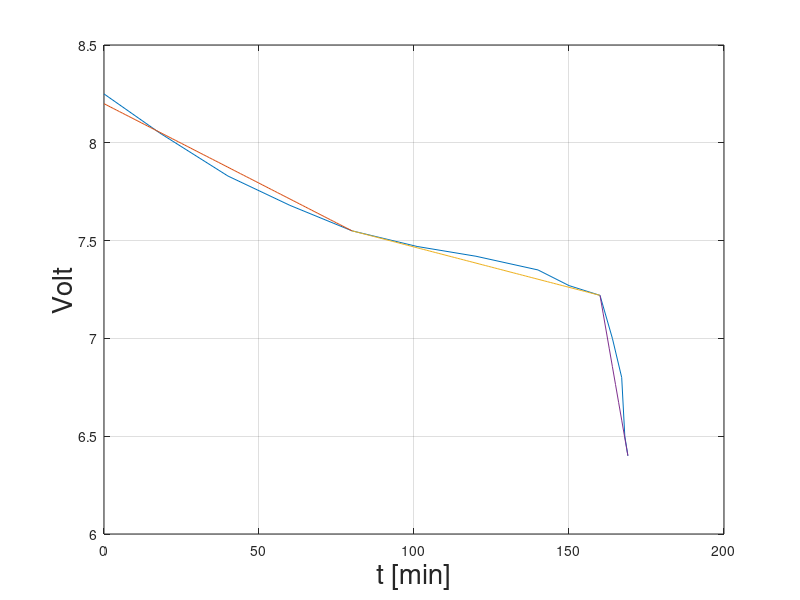
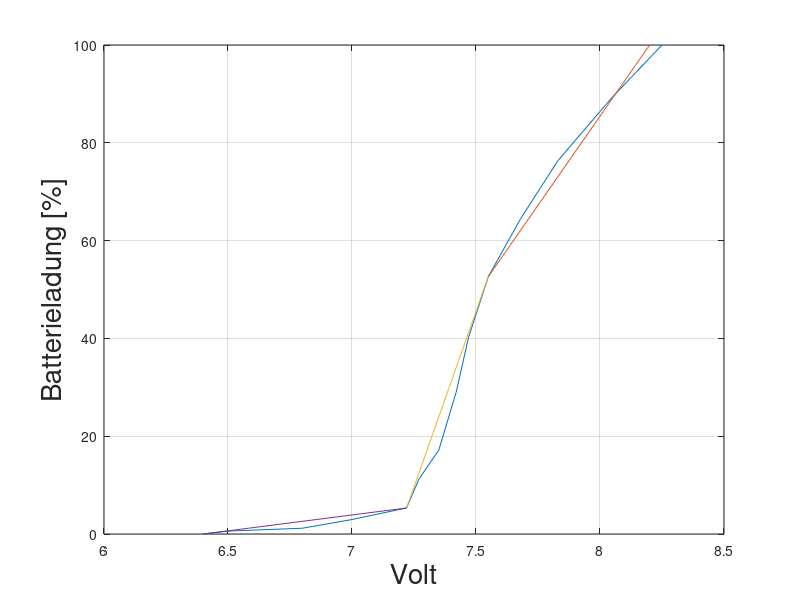

These figures' MATLAB source, in order:

data = [ ... % Time(minutes), voltage
                  0       8.25   ; ... % Line 1
                 18       8.05   ; ...
                 40       7.83   ; ...
                 60       7.68   ; ...
                 80       7.55   ; ... 
                101       7.47   ; ... % Line 2
                120       7.42   ; ...
                140       7.35   ; ...
                150       7.27   ; ...
                160       7.22   ; ... 
                164       7.0    ; ... % Line 3
                167       6.8    ; ...
                168       6.5    ; ...
                169       6.4      ...
];

l1_t1 = 0;
l1_t2 = 80;
l1_v1 = 8.2;
l1_v2 = 7.55;
l1_t = l1_t1:l1_t2;
l1_v = (l1_v2-l1_v1) / (l1_t2-l1_t1) * (l1_t-l1_t1) + l1_v1;


l2_t1 = 80;
l2_t2 = 160;
l2_v1 = 7.55;
l2_v2 = 7.22;
l2_t = l2_t1:l2_t2;
l2_v = (l2_v2-l2_v1) / (l2_t2-l2_t1) * (l2_t-l2_t1) + l2_v1;


l3_t1 = 160;
l3_t2 = 169;
l3_v1 = 7.22;
l3_v2 = 6.4;
l3_t = l3_t1:l3_t2;
l3_v = (l3_v2-l3_v1) / (l3_t2-l3_t1) * (l3_t-l3_t1) + l3_v1;

% 7.55 <= V
% l1_battery = @(V) (169-89)/169 / 0.65 * (V-7.55) + 89/169;
l1_battery = @(V)  72.83 * (V-7.55) + 52.66;
% 7.22 <= V < 7.55
l2_battery = @(V) 143.45 * (V-7.22) +  5.33;
% V < 7.22
l3_battery = @(V)   6.49 * (V-6.4 );


figure(1)
clf
box on
plot(data(:,1), data(:,2))
grid on
xlabel('t [min]','FontSize',20)
ylabel('Volt','FontSize',20)

hold on
plot(l1_t, l1_v)
plot(l2_t, l2_v)
plot(l3_t, l3_v)
hold off

figure(2)
clf
box on
max_time = max(data(:,1));
plot(data(:,2), abs(data(:,1)-max_time)/max_time*100)
grid on
xlabel('Volt','FontSize',20)
ylabel('Batterieladung [%]','FontSize',20)

hold on
plot(l1_v, l1_battery(l1_v))
plot(l2_v, l2_battery(l2_v))
plot(l3_v, l3_battery(l3_v))
hold off